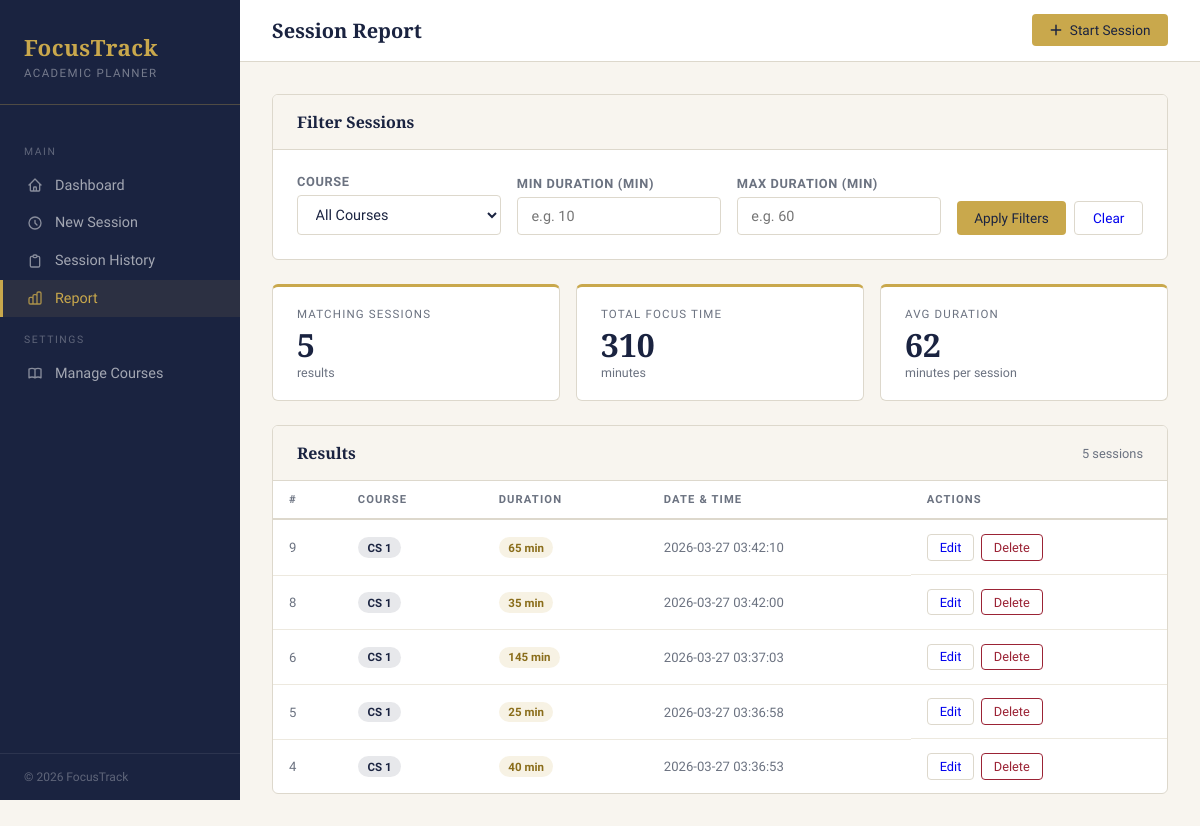
The page /report on the database as committed earlier.
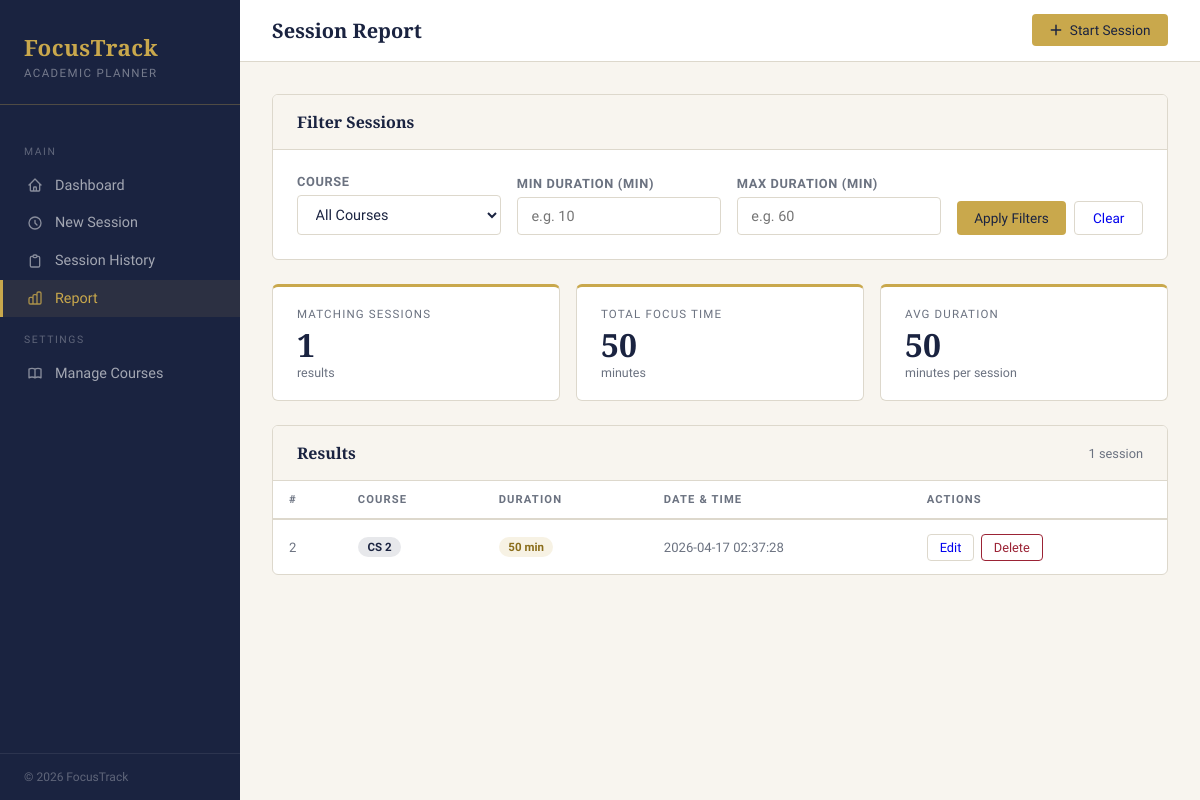
The same page on the database as committed later.
### tables this page shows
CREATE TABLE focusSessions (
    sessionid INTEGER PRIMARY KEY AUTOINCREMENT,
    userid INTEGER NOT NULL, 
    courseid INTEGER NOT NULL, 
    startTime TIMESTAMP NOT NULL DEFAULT CURRENT_TIMESTAMP,
    duration INTEGER NOT NULL, 
    FOREIGN KEY (userid) REFERENCES users (userid), 
    FOREIGN KEY (courseid) REFERENCES courses (courseid)

);

CREATE TABLE courses (
    courseid INTEGER PRIMARY KEY AUTOINCREMENT,
    userid INTEGER NOT NULL,
    courseName TEXT NOT NULL, 
    FOREIGN KEY (userid) REFERENCES users (userid)
);

### app.py (the view)
@app.route('/report')
def report():
    conn = get_db_connection()
    courseid    = request.args.get('course')
    min_duration = request.args.get('min')
    max_duration = request.args.get('max')
    query = '''
        SELECT focusSessions.*, courses.courseName
        FROM focusSessions
        JOIN courses ON focusSessions.courseid = courses.courseid
        WHERE 1=1
    '''
    params = []
    if courseid:
        query += ' AND focusSessions.courseid = ?'
        params.append(courseid)
    if min_duration:
        query += ' AND duration >= ?'
        params.append(min_duration)
    if max_duration:
        query += ' AND duration <= ?'
        params.append(max_duration)
    query += ' ORDER BY focusSessions.startTime DESC'
    sessions = conn.execute(query, params).fetchall()
    courses  = conn.execute('SELECT * FROM courses').fetchall()
    total_mins = sum(int(s['duration']) for s in sessions)
    avg_dur    = round(total_mins / len(sessions)) if sessions else 0
    conn.close()
    return render_template('report.html',
        sessions=sessions,
        courses=courses,
        total_mins=total_mins,
        avg_dur=avg_dur,
        selected_course=courseid,
        min_duration=min_duration,
        max_duration=max_duration
    )

### app.py (called while the page is built)
def get_db_connection():
    conn = sqlite3.connect(DB_PATH)
    conn.row_factory = sqlite3.Row
    return conn

### templates/report.html (shortened to what this page needs)
{% extends 'base.html' %}
{% block page_title %}Session Report{% endblock %}
{% block content %}
<div class="card" style="margin-bottom:1.5rem;">
  <div class="card-header">Filter Sessions</div>
  <div class="card-body">
    <form method="GET" style="display:flex;flex-wrap:wrap;gap:1rem;align-items:flex-end;">
      <div class="form-group" style="margin:0;flex:1;min-width:160px;">
        <label class="form-label">Course</label>
        <select name="course" class="form-control">
          <option value="">All Courses</option>
        </select>
      </div>
      <div class="form-group" style="margin:0;flex:1;min-width:120px;">
        <label class="form-label">Min Duration (min)</label>
        <input type="number" name="min" class="form-control"
               placeholder="e.g. 10" value="{{ min_duration or '' }}" min="1">
      </div>
      <div class="form-group" style="margin:0;flex:1;min-width:120px;">
        <label class="form-label">Max Duration (min)</label>
        <input type="number" name="max" class="form-control"
               placeholder="e.g. 60" value="{{ max_duration or '' }}" min="1">
      </div>
      <div style="display:flex;gap:0.5rem;">
        <button type="submit" class="btn btn-gold">Apply Filters</button>
        <a href="{{ url_for('report') }}" class="btn" style="border:1px solid var(--border);">Clear</a>
      </div>
    </form>
  </div>
</div>
<div class="stats-grid" style="margin-bottom:1.5rem;">
  <div class="stat-card">
    <div class="stat-label">Matching Sessions</div>
    <div class="stat-value">{{ sessions|length }}</div>
    <div class="stat-sub">results</div>
  </div>
  <div class="stat-card">
    <div class="stat-label">Total Focus Time</div>
    <div class="stat-value">{{ total_mins }}</div>
    <div class="stat-sub">minutes</div>
  </div>
  <div class="stat-card">
    <div class="stat-label">Avg Duration</div>
    <div class="stat-value">{{ avg_dur }}</div>
    <div class="stat-sub">minutes per session</div>
  </div>
</div>
<div class="card">
  <div class="card-header" style="display:flex;justify-content:space-between;align-items:center;">
    Results
    <span style="font-size:0.8rem;font-family:'Source Sans 3',sans-serif;color:var(--text-muted);font-weight:400;">
      {{ sessions|length }} session{{ 's' if sessions|length != 1 else '' }}
    </span>
  </div>
  <div>
    {% if sessions %}
    <table class="data-table">
      <thead>
        <tr>
          <th>#</th>
          <th>Course</th>
          <th>Duration</th>
          <th>Date &amp; Time</th>
          <th>Actions</th>
        </tr>
      </thead>
      <tbody>
        {% for s in sessions %}
        <tr>
          <td style="color:var(--text-muted);font-size:0.82rem;">{{ s['sessionid'] }}</td>
          <td><span class="badge badge-navy">{{ s['courseName'] }}</span></td>
          <td><span class="badge badge-gold">{{ s['duration'] }} min</span></td>
          <td style="color:var(--text-muted);font-size:0.82rem;">{{ s['startTime'] }}</td>
          <td style="display:flex;gap:0.4rem;">
            <a href="/edit_session/{{ s['sessionid'] }}" class="btn btn-sm" style="border:1px solid var(--border);">Edit</a>
            <a href="/delete_session/{{ s['sessionid'] }}" class="btn btn-danger btn-sm"
               onclick="return confirm('Delete this session?')">Delete</a>
          </td>
        </tr>
        {% endfor %}
      </tbody>
    </table>
    {% else %}
    <div class="empty-state">
      <svg width="40" height="40" fill="none" stroke="var(--border)" viewBox="0 0 24 24"><path stroke-linecap="round" stroke-linejoin="round" stroke-width="1.5" d="M21 21l-6-6m2-5a7 7 0 11-14 0 7 7 0 0114 0z"/></svg>
      <p>No sessions match your filters.</p>
    </div>
    {% endif %}
  </div>
</div>
{% endblock %}

Rows that differ between the two databases and show on the page:
removed focusSessions: sessionid "9", courseName "CS 1", duration "65", startTime "2026-03-27 03:42:10"
removed focusSessions: sessionid "8", courseName "CS 1", duration "35", startTime "2026-03-27 03:42:00"
removed focusSessions: sessionid "6", courseName "CS 1", duration "145", startTime "2026-03-27 03:37:03"
removed focusSessions: sessionid "5", courseName "CS 1", duration "25", startTime "2026-03-27 03:36:58"
removed focusSessions: sessionid "4", courseName "CS 1", duration "40", startTime "2026-03-27 03:36:53"
added focusSessions: sessionid "2", courseName "CS 2", duration "50", startTime "2026-04-17 02:37:28"
Other text that changed with them:
{{ sessions|length }}: "5" → "1"
{{ total_mins }}: "310" → "50"
{{ avg_dur }}: "62" → "50"
{{ 's' if sessions|length != 1 else '' }}: "s" → (not shown)
